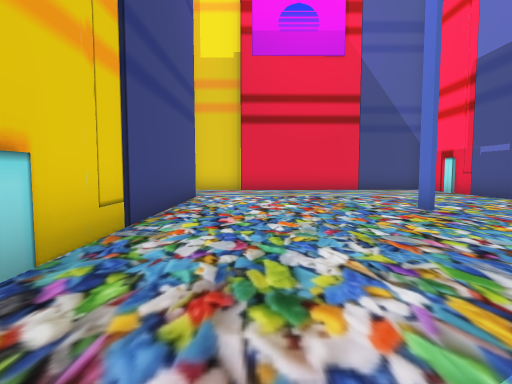
[1] (above)

24 first-person views from a walk through a 3-D level made in the Unity game engine. The camera is 1.4 m above the floor, tilts 4° down and sees 80° across. The floor is counted in squares, 2 m on a side. Each view is taken from the middle of a square. On the plan, view 1 faces up. The plan holds only what a view shows up to about 10 squares ahead; the rest is blank. The place goes on beyond the plan. The player character is not drawn. Some surface patterns are stand-ins.

[2]
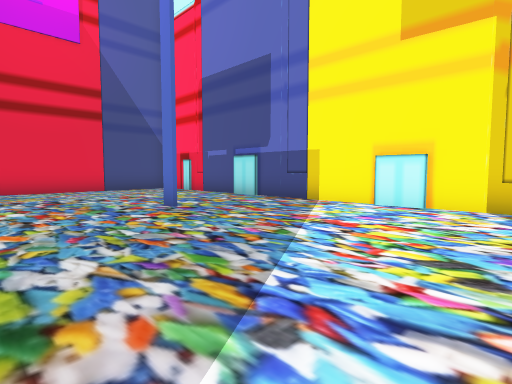

[3]
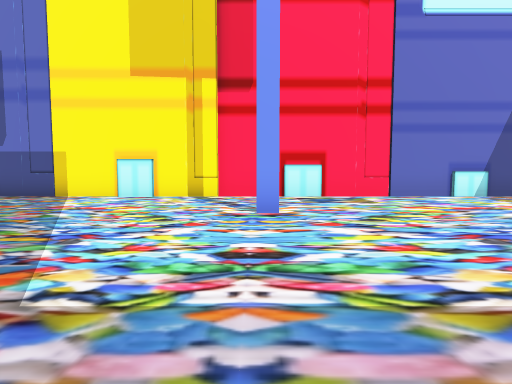

[4]
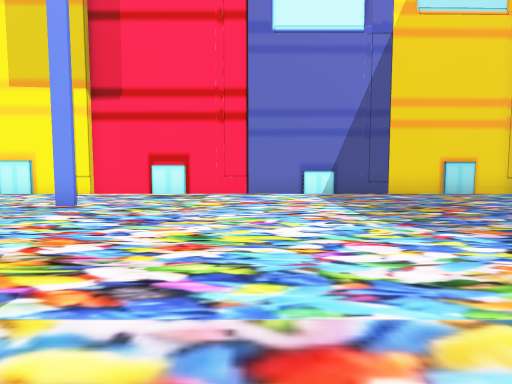

[5]
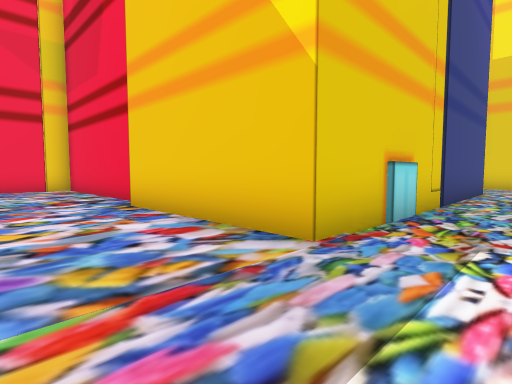

[6]
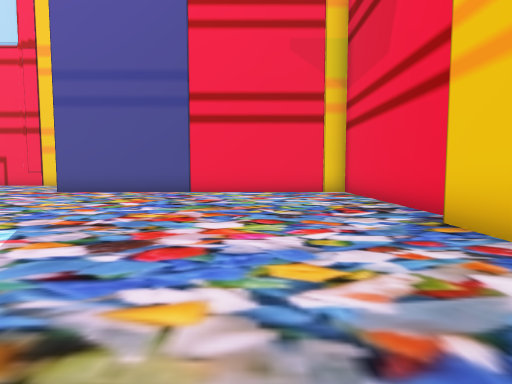

[7]
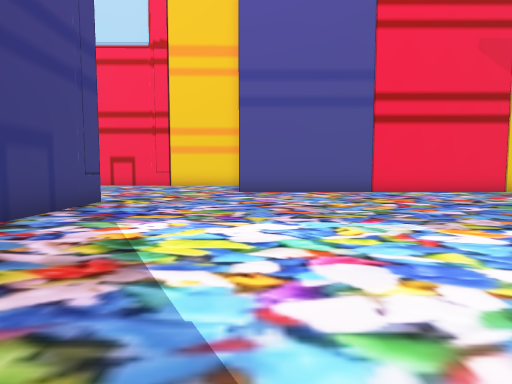

[8]
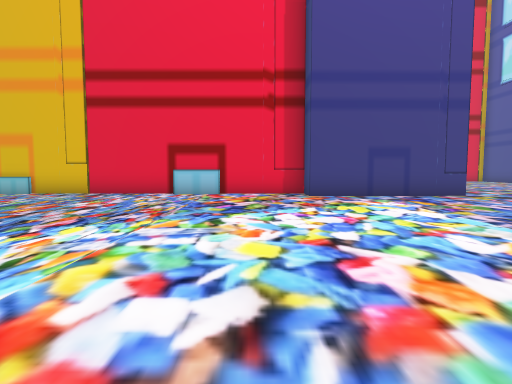

[9]
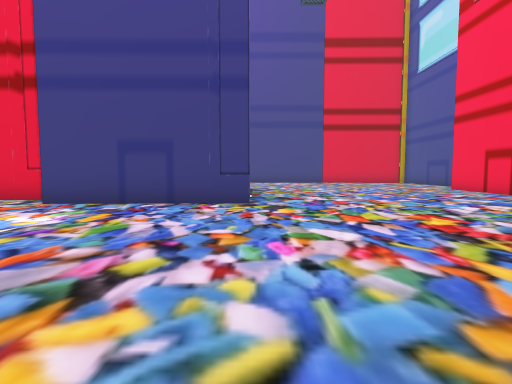

[10]
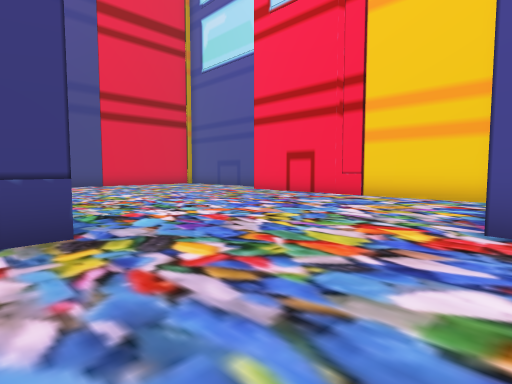

[11]
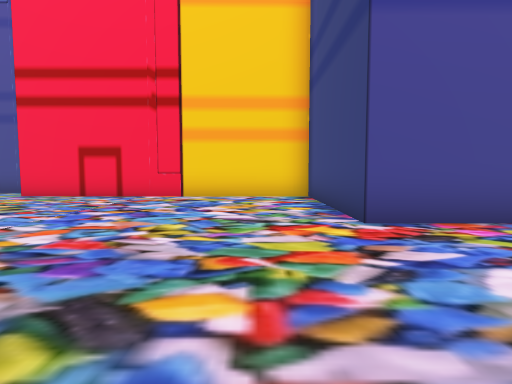

[12]
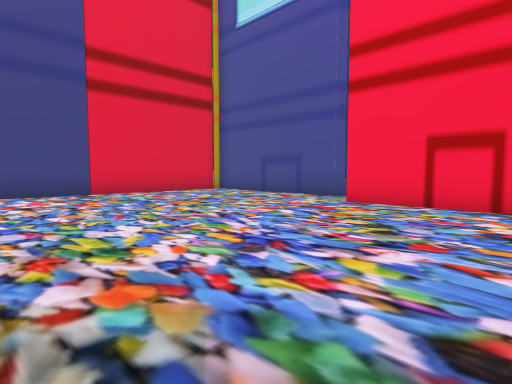

[13]
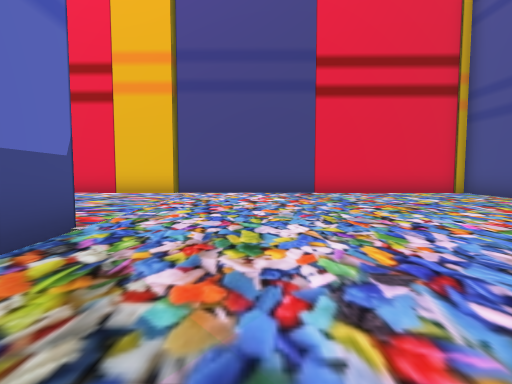

[14]
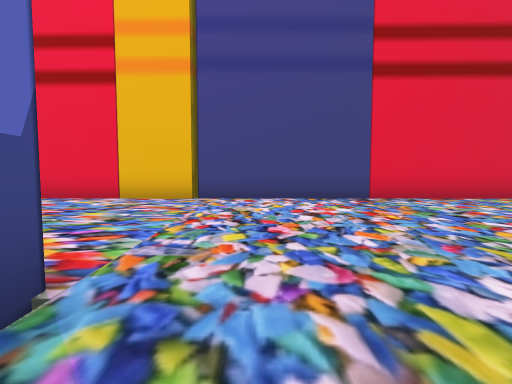

[15]
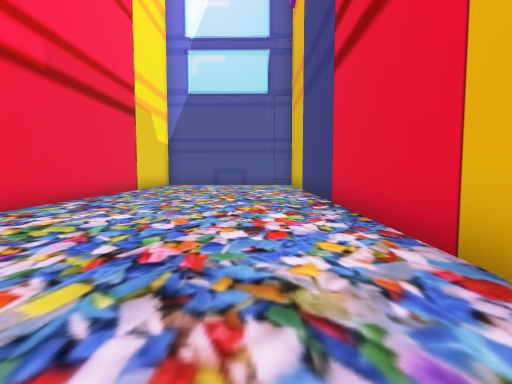

[16]
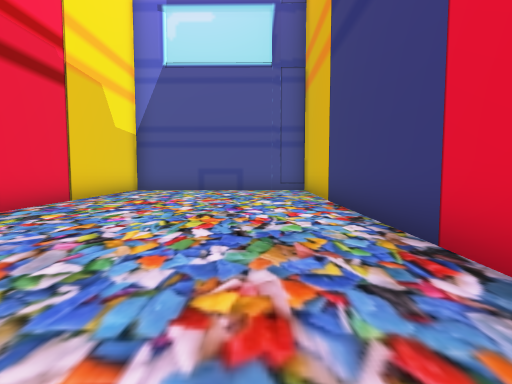

[17]
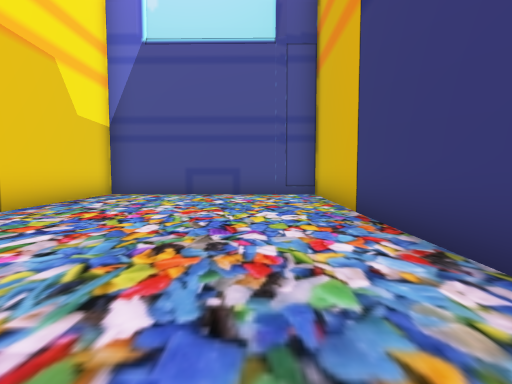

[18]
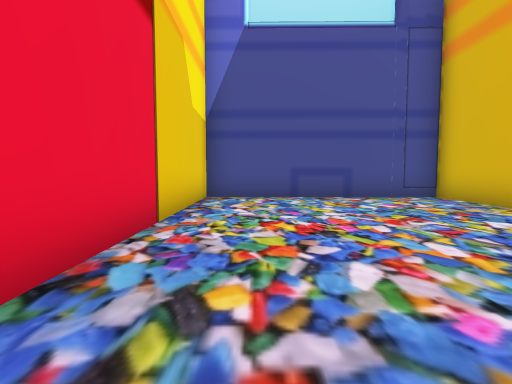

[19]
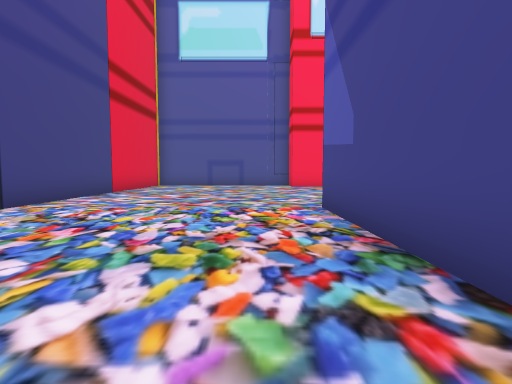

[20]
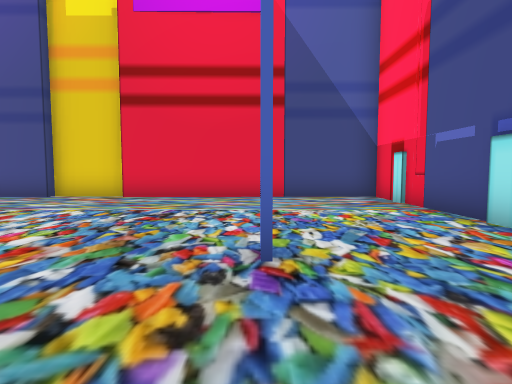

[21]
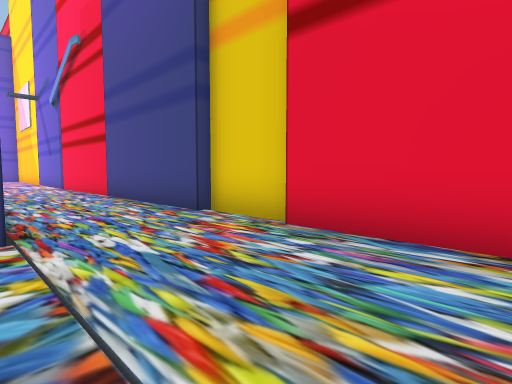

[22]
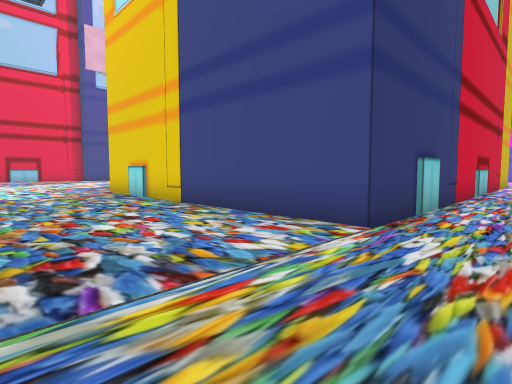

[23]
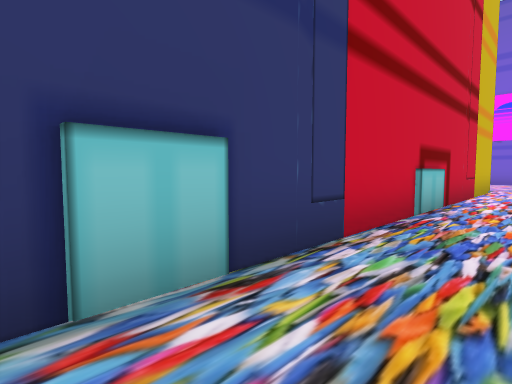

[24]
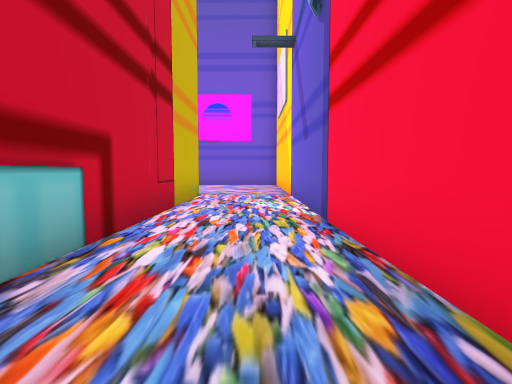

### Floor plan
Key: @ floor where view 1 was taken; # wall or solid block; . floor; O other object.
Columns run from 18 left of view 1 to 7 right of it. Each row starts with its distance up from view 1.
 12                 OO
 11  OOOOOOOOOOOOOOO..OOOOOOO
 10  .......................O
  9  ........................O
  8   OOO  OOOOOOOOOO........O
  7                 O.......O
  6                 O....#...O
  5                 O........O
  4                 O........O
  3                 O........O
  2                 O.......O
  1                 O........O
  0       OOOOOOOOOOO.@......O
 -1       O..............#...O
 -2       O..................O
 -3       O..................O
 -4       O..................O
 -5       O..................O
 -6       O..................O
 -7       O..................O
 -8       O..................O
 -9   OOOOO..................O
-10  O.......................O
-11  O.......................O
-12  O.......................O
-13  O.......OOOOO.........  O
-14  O.......     OOOOOOOOOO
-15  O.......
-16  O.......
-17  O.......OOOOO OOOOOOOOO
-18 O.......................O
-19 O.......................O
-20 O.......................O
-21 O.......................O
-22 O.......................O
-23 O.......................O
-24 OOOOOOOOOOOOOOOOOOOOOOOOO

Where each view was taken, in squares from view 1:
view 1: 0 up, 0 right, facing up
view 2: 0 up, 0 right, facing up-right
view 3: 1 down, 2 left, facing right
view 4: 5 down, 3 left, facing right
view 5: 3 down, 0 right, facing up-left
view 6: 3 down, 2 left, facing left
view 7: 9 down, 2 left, facing left
view 8: 4 down, 3 left, facing down
view 9: 6 down, 9 left, facing down
view 10: 9 down, 8 left, facing down-left
view 11: 11 down, 8 left, facing left
view 12: 14 down, 10 left, facing down-left
view 13: 14 down, 11 left, facing down
view 14: 16 down, 10 left, facing down
view 15: 22 down, 9 left, facing right
view 16: 22 down, 5 left, facing right
view 17: 22 down, 3 left, facing right
view 18: 19 down, 2 left, facing right
view 19: 19 down, 3 left, facing left
view 20: 3 up, 3 right, facing up
view 21: 8 up, 2 right, facing up-left
view 22: 10 up, 2 right, facing down-left
view 23: 10 up, 3 left, facing down-left
view 24: 10 up, 7 left, facing left
